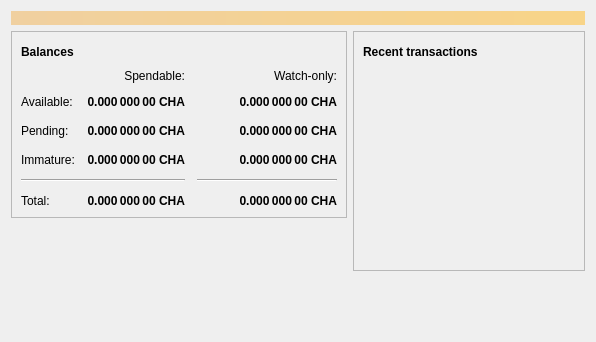
<?xml version="1.0" encoding="UTF-8"?>
<ui version="4.0">
 <class>OverviewPage</class>
 <widget class="QWidget" name="OverviewPage">
  <property name="geometry">
   <rect>
    <x>0</x>
    <y>0</y>
    <width>596</width>
    <height>342</height>
   </rect>
  </property>
  <property name="windowTitle">
   <string>Form</string>
  </property>
  <layout class="QVBoxLayout" name="topLayout">
   <item>
    <widget class="QLabel" name="labelAlerts">
     <property name="visible">
      <bool>false</bool>
     </property>
     <property name="styleSheet">
      <string notr="true">QLabel { background-color: qlineargradient(x1: 0, y1: 0, x2: 1, y2: 0, stop:0 #F0D0A0, stop:1 #F8D488); color:#000000; }</string>
     </property>
     <property name="wordWrap">
      <bool>true</bool>
     </property>
     <property name="margin">
      <number>3</number>
     </property>
     <property name="textInteractionFlags">
      <set>Qt::TextSelectableByMouse</set>
     </property>
    </widget>
   </item>
   <item>
    <layout class="QHBoxLayout" name="horizontalLayout" stretch="1,1">
     <item>
      <layout class="QVBoxLayout" name="verticalLayout_2">
       <item>
        <widget class="QFrame" name="frame">
         <property name="frameShape">
          <enum>QFrame::StyledPanel</enum>
         </property>
         <property name="frameShadow">
          <enum>QFrame::Raised</enum>
         </property>
         <layout class="QVBoxLayout" name="verticalLayout_4">
          <item>
           <layout class="QHBoxLayout" name="horizontalLayout_4">
            <item>
             <widget class="QLabel" name="label_5">
              <property name="font">
               <font>
                <weight>75</weight>
                <bold>true</bold>
               </font>
              </property>
              <property name="text">
               <string>Balances</string>
              </property>
             </widget>
            </item>
            <item>
             <widget class="QPushButton" name="labelWalletStatus">
              <property name="enabled">
               <bool>false</bool>
              </property>
              <property name="maximumSize">
               <size>
                <width>30</width>
                <height>16777215</height>
               </size>
              </property>
              <property name="toolTip">
               <string>The displayed information may be out of date. Your wallet automatically synchronizes with the Chaucha network after a connection is established, but this process has not completed yet.</string>
              </property>
              <property name="text">
               <string/>
              </property>
              <property name="icon">
               <iconset resource="../bitcoin.qrc">
                <normaloff>:/icons/warning</normaloff>
                <disabledoff>:/icons/warning</disabledoff>:/icons/warning</iconset>
              </property>
              <property name="iconSize">
               <size>
                <width>24</width>
                <height>24</height>
               </size>
              </property>
              <property name="flat">
               <bool>true</bool>
              </property>
             </widget>
            </item>
            <item>
             <spacer name="horizontalSpacer_3">
              <property name="orientation">
               <enum>Qt::Horizontal</enum>
              </property>
              <property name="sizeHint" stdset="0">
               <size>
                <width>40</width>
                <height>20</height>
               </size>
              </property>
             </spacer>
            </item>
           </layout>
          </item>
          <item>
           <layout class="QGridLayout" name="gridLayout">
            <property name="spacing">
             <number>12</number>
            </property>
            <item row="2" column="2">
             <widget class="QLabel" name="labelWatchPending">
              <property name="font">
               <font>
                <weight>75</weight>
                <bold>true</bold>
               </font>
              </property>
              <property name="cursor">
               <cursorShape>IBeamCursor</cursorShape>
              </property>
              <property name="toolTip">
               <string>Unconfirmed transactions to watch-only addresses</string>
              </property>
              <property name="text">
               <string notr="true">0.000 000 00 CHA</string>
              </property>
              <property name="alignment">
               <set>Qt::AlignRight|Qt::AlignTrailing|Qt::AlignVCenter</set>
              </property>
              <property name="textInteractionFlags">
               <set>Qt::LinksAccessibleByMouse|Qt::TextSelectableByKeyboard|Qt::TextSelectableByMouse</set>
              </property>
             </widget>
            </item>
            <item row="2" column="1">
             <widget class="QLabel" name="labelUnconfirmed">
              <property name="font">
               <font>
                <weight>75</weight>
                <bold>true</bold>
               </font>
              </property>
              <property name="cursor">
               <cursorShape>IBeamCursor</cursorShape>
              </property>
              <property name="toolTip">
               <string>Total of transactions that have yet to be confirmed, and do not yet count toward the spendable balance</string>
              </property>
              <property name="text">
               <string notr="true">0.000 000 00 CHA</string>
              </property>
              <property name="alignment">
               <set>Qt::AlignRight|Qt::AlignTrailing|Qt::AlignVCenter</set>
              </property>
              <property name="textInteractionFlags">
               <set>Qt::LinksAccessibleByMouse|Qt::TextSelectableByKeyboard|Qt::TextSelectableByMouse</set>
              </property>
             </widget>
            </item>
            <item row="3" column="2">
             <widget class="QLabel" name="labelWatchImmature">
              <property name="font">
               <font>
                <weight>75</weight>
                <bold>true</bold>
               </font>
              </property>
              <property name="cursor">
               <cursorShape>IBeamCursor</cursorShape>
              </property>
              <property name="toolTip">
               <string>Mined balance in watch-only addresses that has not yet matured</string>
              </property>
              <property name="text">
               <string notr="true">0.000 000 00 CHA</string>
              </property>
              <property name="alignment">
               <set>Qt::AlignRight|Qt::AlignTrailing|Qt::AlignVCenter</set>
              </property>
              <property name="textInteractionFlags">
               <set>Qt::LinksAccessibleByMouse|Qt::TextSelectableByKeyboard|Qt::TextSelectableByMouse</set>
              </property>
             </widget>
            </item>
            <item row="4" column="0" colspan="2">
             <widget class="Line" name="line">
              <property name="orientation">
               <enum>Qt::Horizontal</enum>
              </property>
             </widget>
            </item>
            <item row="4" column="2">
             <widget class="Line" name="lineWatchBalance">
              <property name="sizePolicy">
               <sizepolicy hsizetype="Preferred" vsizetype="Fixed">
                <horstretch>0</horstretch>
                <verstretch>0</verstretch>
               </sizepolicy>
              </property>
              <property name="minimumSize">
               <size>
                <width>140</width>
                <height>0</height>
               </size>
              </property>
              <property name="orientation">
               <enum>Qt::Horizontal</enum>
              </property>
             </widget>
            </item>
            <item row="5" column="0">
             <widget class="QLabel" name="labelTotalText">
              <property name="text">
               <string>Total:</string>
              </property>
             </widget>
            </item>
            <item row="3" column="1">
             <widget class="QLabel" name="labelImmature">
              <property name="font">
               <font>
                <weight>75</weight>
                <bold>true</bold>
               </font>
              </property>
              <property name="cursor">
               <cursorShape>IBeamCursor</cursorShape>
              </property>
              <property name="toolTip">
               <string>Mined balance that has not yet matured</string>
              </property>
              <property name="text">
               <string notr="true">0.000 000 00 CHA</string>
              </property>
              <property name="alignment">
               <set>Qt::AlignRight|Qt::AlignTrailing|Qt::AlignVCenter</set>
              </property>
              <property name="textInteractionFlags">
               <set>Qt::LinksAccessibleByMouse|Qt::TextSelectableByKeyboard|Qt::TextSelectableByMouse</set>
              </property>
             </widget>
            </item>
            <item row="2" column="3">
             <spacer name="horizontalSpacer_2">
              <property name="orientation">
               <enum>Qt::Horizontal</enum>
              </property>
              <property name="sizeHint" stdset="0">
               <size>
                <width>40</width>
                <height>20</height>
               </size>
              </property>
             </spacer>
            </item>
            <item row="3" column="0">
             <widget class="QLabel" name="labelImmatureText">
              <property name="text">
               <string>Immature:</string>
              </property>
             </widget>
            </item>
            <item row="5" column="1">
             <widget class="QLabel" name="labelTotal">
              <property name="font">
               <font>
                <weight>75</weight>
                <bold>true</bold>
               </font>
              </property>
              <property name="cursor">
               <cursorShape>IBeamCursor</cursorShape>
              </property>
              <property name="toolTip">
               <string>Your current total balance</string>
              </property>
              <property name="text">
               <string notr="true">0.000 000 00 CHA</string>
              </property>
              <property name="alignment">
               <set>Qt::AlignRight|Qt::AlignTrailing|Qt::AlignVCenter</set>
              </property>
              <property name="textInteractionFlags">
               <set>Qt::LinksAccessibleByMouse|Qt::TextSelectableByKeyboard|Qt::TextSelectableByMouse</set>
              </property>
             </widget>
            </item>
            <item row="5" column="2">
             <widget class="QLabel" name="labelWatchTotal">
              <property name="font">
               <font>
                <weight>75</weight>
                <bold>true</bold>
               </font>
              </property>
              <property name="cursor">
               <cursorShape>IBeamCursor</cursorShape>
              </property>
              <property name="toolTip">
               <string>Current total balance in watch-only addresses</string>
              </property>
              <property name="text">
               <string notr="true">0.000 000 00 CHA</string>
              </property>
              <property name="alignment">
               <set>Qt::AlignRight|Qt::AlignTrailing|Qt::AlignVCenter</set>
              </property>
              <property name="textInteractionFlags">
               <set>Qt::LinksAccessibleByMouse|Qt::TextSelectableByKeyboard|Qt::TextSelectableByMouse</set>
              </property>
             </widget>
            </item>
            <item row="0" column="2">
             <widget class="QLabel" name="labelWatchonly">
              <property name="text">
               <string>Watch-only:</string>
              </property>
              <property name="alignment">
               <set>Qt::AlignRight|Qt::AlignTrailing|Qt::AlignVCenter</set>
              </property>
             </widget>
            </item>
            <item row="1" column="0">
             <widget class="QLabel" name="labelBalanceText">
              <property name="text">
               <string>Available:</string>
              </property>
             </widget>
            </item>
            <item row="1" column="1">
             <widget class="QLabel" name="labelBalance">
              <property name="font">
               <font>
                <weight>75</weight>
                <bold>true</bold>
               </font>
              </property>
              <property name="cursor">
               <cursorShape>IBeamCursor</cursorShape>
              </property>
              <property name="toolTip">
               <string>Your current spendable balance</string>
              </property>
              <property name="text">
               <string notr="true">0.000 000 00 CHA</string>
              </property>
              <property name="alignment">
               <set>Qt::AlignRight|Qt::AlignTrailing|Qt::AlignVCenter</set>
              </property>
              <property name="textInteractionFlags">
               <set>Qt::LinksAccessibleByMouse|Qt::TextSelectableByKeyboard|Qt::TextSelectableByMouse</set>
              </property>
             </widget>
            </item>
            <item row="1" column="2">
             <widget class="QLabel" name="labelWatchAvailable">
              <property name="font">
               <font>
                <weight>75</weight>
                <bold>true</bold>
               </font>
              </property>
              <property name="cursor">
               <cursorShape>IBeamCursor</cursorShape>
              </property>
              <property name="toolTip">
               <string>Your current balance in watch-only addresses</string>
              </property>
              <property name="text">
               <string notr="true">0.000 000 00 CHA</string>
              </property>
              <property name="alignment">
               <set>Qt::AlignRight|Qt::AlignTrailing|Qt::AlignVCenter</set>
              </property>
              <property name="textInteractionFlags">
               <set>Qt::LinksAccessibleByMouse|Qt::TextSelectableByKeyboard|Qt::TextSelectableByMouse</set>
              </property>
             </widget>
            </item>
            <item row="2" column="0">
             <widget class="QLabel" name="labelPendingText">
              <property name="text">
               <string>Pending:</string>
              </property>
             </widget>
            </item>
            <item row="0" column="1">
             <widget class="QLabel" name="labelSpendable">
              <property name="text">
               <string>Spendable:</string>
              </property>
              <property name="alignment">
               <set>Qt::AlignRight|Qt::AlignTrailing|Qt::AlignVCenter</set>
              </property>
             </widget>
            </item>
           </layout>
          </item>
         </layout>
        </widget>
       </item>
       <item>
        <spacer name="verticalSpacer">
         <property name="orientation">
          <enum>Qt::Vertical</enum>
         </property>
         <property name="sizeHint" stdset="0">
          <size>
           <width>20</width>
           <height>40</height>
          </size>
         </property>
        </spacer>
       </item>
      </layout>
     </item>
     <item>
      <layout class="QVBoxLayout" name="verticalLayout_3">
       <item>
        <widget class="QFrame" name="frame_2">
         <property name="frameShape">
          <enum>QFrame::StyledPanel</enum>
         </property>
         <property name="frameShadow">
          <enum>QFrame::Raised</enum>
         </property>
         <layout class="QVBoxLayout" name="verticalLayout">
          <item>
           <layout class="QHBoxLayout" name="horizontalLayout_2">
            <item>
             <widget class="QLabel" name="label_4">
              <property name="font">
               <font>
                <weight>75</weight>
                <bold>true</bold>
               </font>
              </property>
              <property name="text">
               <string>Recent transactions</string>
              </property>
             </widget>
            </item>
            <item>
             <widget class="QPushButton" name="labelTransactionsStatus">
              <property name="enabled">
               <bool>false</bool>
              </property>
              <property name="maximumSize">
               <size>
                <width>30</width>
                <height>16777215</height>
               </size>
              </property>
              <property name="toolTip">
               <string>The displayed information may be out of date. Your wallet automatically synchronizes with the Chaucha network after a connection is established, but this process has not completed yet.</string>
              </property>
              <property name="text">
               <string/>
              </property>
              <property name="icon">
               <iconset resource="../bitcoin.qrc">
                <normaloff>:/icons/warning</normaloff>
                <disabledoff>:/icons/warning</disabledoff>:/icons/warning</iconset>
              </property>
              <property name="iconSize">
               <size>
                <width>24</width>
                <height>24</height>
               </size>
              </property>
              <property name="flat">
               <bool>true</bool>
              </property>
             </widget>
            </item>
            <item>
             <spacer name="horizontalSpacer">
              <property name="orientation">
               <enum>Qt::Horizontal</enum>
              </property>
              <property name="sizeHint" stdset="0">
               <size>
                <width>40</width>
                <height>20</height>
               </size>
              </property>
             </spacer>
            </item>
           </layout>
          </item>
          <item>
           <widget class="QListView" name="listTransactions">
            <property name="styleSheet">
             <string notr="true">QListView { background: transparent; }</string>
            </property>
            <property name="frameShape">
             <enum>QFrame::NoFrame</enum>
            </property>
            <property name="verticalScrollBarPolicy">
             <enum>Qt::ScrollBarAlwaysOff</enum>
            </property>
            <property name="horizontalScrollBarPolicy">
             <enum>Qt::ScrollBarAlwaysOff</enum>
            </property>
            <property name="selectionMode">
             <enum>QAbstractItemView::NoSelection</enum>
            </property>
           </widget>
          </item>
         </layout>
        </widget>
       </item>
       <item>
        <spacer name="verticalSpacer_2">
         <property name="orientation">
          <enum>Qt::Vertical</enum>
         </property>
         <property name="sizeHint" stdset="0">
          <size>
           <width>20</width>
           <height>40</height>
          </size>
         </property>
        </spacer>
       </item>
      </layout>
     </item>
    </layout>
   </item>
  </layout>
 </widget>
 <resources/>
 <connections/>
</ui>
